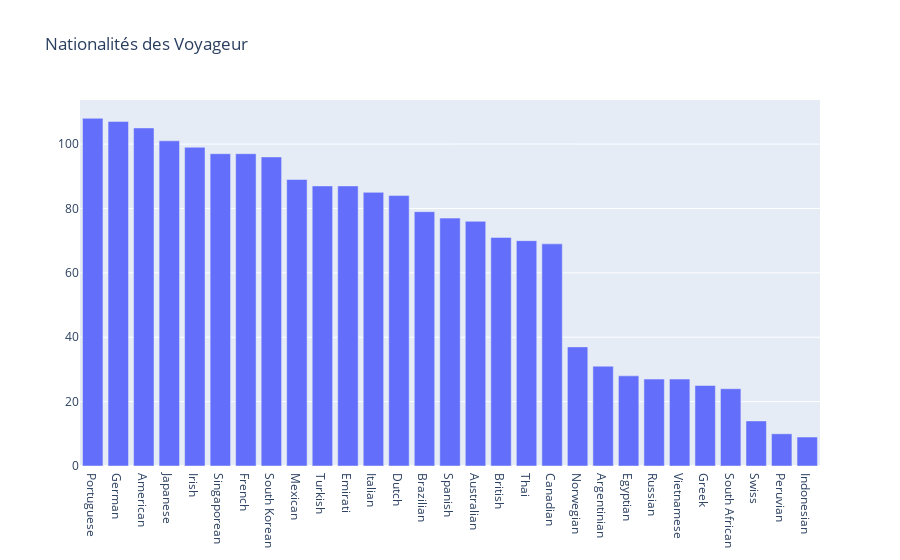

Notebook code for this chart:
### Markdown cell above
Analyser les nationalités des voyageurs permet de comprendre comment les choix d'hébergement, de transport, ainsi que la durée et le coût des voyages varient en fonction de la nationalité. Par exemple, certaines nationalités peuvent privilégier des destinations spécifiques, des types d'hébergement ou des modes de transport plus coûteux. Cela peut aussi révéler des tendances culturelles ou économiques, offrant des insights sur les comportements des voyageurs en fonction de leur origine, ce qui peut influencer la durée et le coût des voyages.

### Code cell
nationalities = df['Traveler nationality'].value_counts()

fig = go.Figure(data=[go.Bar(x=nationalities.index, y=nationalities.values)])

fig.update_layout(title='Nationalités des Voyageur')

fig.show()

### Figure 1 — Plotly figure (JSON) as saved in the notebook; plotly's stock layout.template omitted (floating-point values rounded to 4 significant figures)
{"data": [{"type": "bar", "x": ["Portuguese", "German", "American", "Japanese", "Irish", "Singaporean", "French", "South Korean", "Mexican", "Turkish", "Emirati", "Italian", "Dutch", "Brazilian", "Spanish", "Australian", "British", "Thai", "Canadian", "Norwegian", "Argentinian", "Egyptian", "Russian", "Vietnamese", "Greek", "South African", "Swiss", "Peruvian", "Indonesian"], "y": [108, 107, 105, 101, 99, 97, 97, 96, 89, 87, 87, 85, 84, 79, 77, 76, 71, 70, 69, 37, 31, 28, 27, 27, 25, 24, 14, 10, 9]}], "layout": {"title": {"text": "Nationalités des Voyageur"}}}
